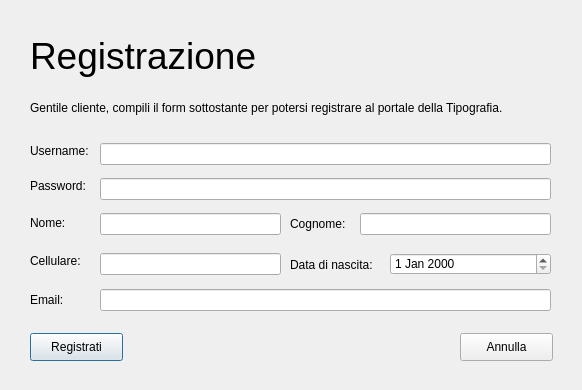
<?xml version="1.0" encoding="UTF-8"?>
<ui version="4.0">
 <class>register_dialog</class>
 <widget class="QDialog" name="register_dialog">
  <property name="windowModality">
   <enum>Qt::WindowModal</enum>
  </property>
  <property name="geometry">
   <rect>
    <x>0</x>
    <y>0</y>
    <width>582</width>
    <height>390</height>
   </rect>
  </property>
  <property name="windowTitle">
   <string>Registrazione</string>
  </property>
  <property name="modal">
   <bool>true</bool>
  </property>
  <widget class="QLabel" name="title_lbl">
   <property name="geometry">
    <rect>
     <x>30</x>
     <y>20</y>
     <width>281</width>
     <height>71</height>
    </rect>
   </property>
   <property name="font">
    <font>
     <pointsize>28</pointsize>
    </font>
   </property>
   <property name="text">
    <string>Registrazione</string>
   </property>
  </widget>
  <widget class="QLabel" name="tutorial_lbl">
   <property name="geometry">
    <rect>
     <x>30</x>
     <y>100</y>
     <width>521</width>
     <height>16</height>
    </rect>
   </property>
   <property name="text">
    <string>Gentile cliente, compili il form sottostante per potersi registrare al portale della Tipografia.</string>
   </property>
  </widget>
  <widget class="QLabel" name="username_lbl">
   <property name="geometry">
    <rect>
     <x>30</x>
     <y>143</y>
     <width>71</width>
     <height>16</height>
    </rect>
   </property>
   <property name="text">
    <string>Username:</string>
   </property>
  </widget>
  <widget class="QLineEdit" name="txt_username">
   <property name="geometry">
    <rect>
     <x>100</x>
     <y>143</y>
     <width>451</width>
     <height>22</height>
    </rect>
   </property>
  </widget>
  <widget class="QLineEdit" name="txt_password">
   <property name="geometry">
    <rect>
     <x>100</x>
     <y>178</y>
     <width>451</width>
     <height>22</height>
    </rect>
   </property>
   <property name="echoMode">
    <enum>QLineEdit::Password</enum>
   </property>
  </widget>
  <widget class="QLabel" name="password_lbl">
   <property name="geometry">
    <rect>
     <x>30</x>
     <y>178</y>
     <width>71</width>
     <height>16</height>
    </rect>
   </property>
   <property name="text">
    <string>Password:</string>
   </property>
  </widget>
  <widget class="QLabel" name="nome_lbl">
   <property name="geometry">
    <rect>
     <x>30</x>
     <y>215</y>
     <width>55</width>
     <height>16</height>
    </rect>
   </property>
   <property name="text">
    <string>Nome:</string>
   </property>
  </widget>
  <widget class="QLineEdit" name="txt_nome">
   <property name="geometry">
    <rect>
     <x>100</x>
     <y>213</y>
     <width>181</width>
     <height>22</height>
    </rect>
   </property>
  </widget>
  <widget class="QLabel" name="cognome_lbl">
   <property name="geometry">
    <rect>
     <x>290</x>
     <y>216</y>
     <width>61</width>
     <height>16</height>
    </rect>
   </property>
   <property name="text">
    <string>Cognome:</string>
   </property>
  </widget>
  <widget class="QLineEdit" name="txt_cognome">
   <property name="geometry">
    <rect>
     <x>360</x>
     <y>213</y>
     <width>191</width>
     <height>22</height>
    </rect>
   </property>
  </widget>
  <widget class="QLabel" name="cellulare_lbl">
   <property name="geometry">
    <rect>
     <x>30</x>
     <y>253</y>
     <width>55</width>
     <height>16</height>
    </rect>
   </property>
   <property name="text">
    <string>Cellulare:</string>
   </property>
  </widget>
  <widget class="QLineEdit" name="txt_cellulare">
   <property name="geometry">
    <rect>
     <x>100</x>
     <y>253</y>
     <width>181</width>
     <height>22</height>
    </rect>
   </property>
  </widget>
  <widget class="QLabel" name="data_nascita_lbl">
   <property name="geometry">
    <rect>
     <x>290</x>
     <y>257</y>
     <width>91</width>
     <height>16</height>
    </rect>
   </property>
   <property name="text">
    <string>Data di nascita:</string>
   </property>
  </widget>
  <widget class="QDateEdit" name="data_nascita_input">
   <property name="geometry">
    <rect>
     <x>390</x>
     <y>253</y>
     <width>161</width>
     <height>22</height>
    </rect>
   </property>
  </widget>
  <widget class="QLineEdit" name="txt_email">
   <property name="geometry">
    <rect>
     <x>100</x>
     <y>289</y>
     <width>451</width>
     <height>22</height>
    </rect>
   </property>
  </widget>
  <widget class="QLabel" name="email_lbl">
   <property name="geometry">
    <rect>
     <x>30</x>
     <y>292</y>
     <width>71</width>
     <height>16</height>
    </rect>
   </property>
   <property name="text">
    <string>Email:</string>
   </property>
  </widget>
  <widget class="QPushButton" name="btn_registrati">
   <property name="geometry">
    <rect>
     <x>30</x>
     <y>333</y>
     <width>93</width>
     <height>28</height>
    </rect>
   </property>
   <property name="text">
    <string>Registrati</string>
   </property>
  </widget>
  <widget class="QPushButton" name="pushButton_2">
   <property name="geometry">
    <rect>
     <x>460</x>
     <y>333</y>
     <width>93</width>
     <height>28</height>
    </rect>
   </property>
   <property name="text">
    <string>Annulla</string>
   </property>
  </widget>
 </widget>
 <resources/>
 <connections/>
</ui>
